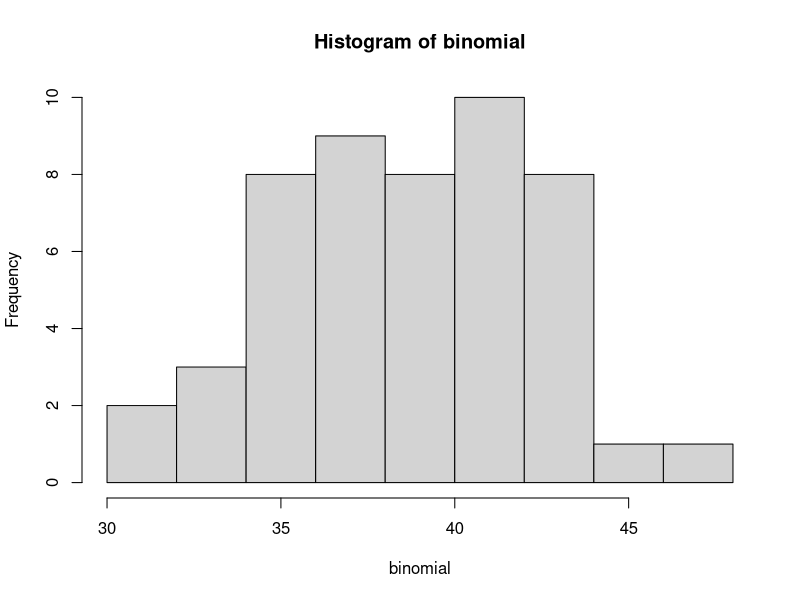
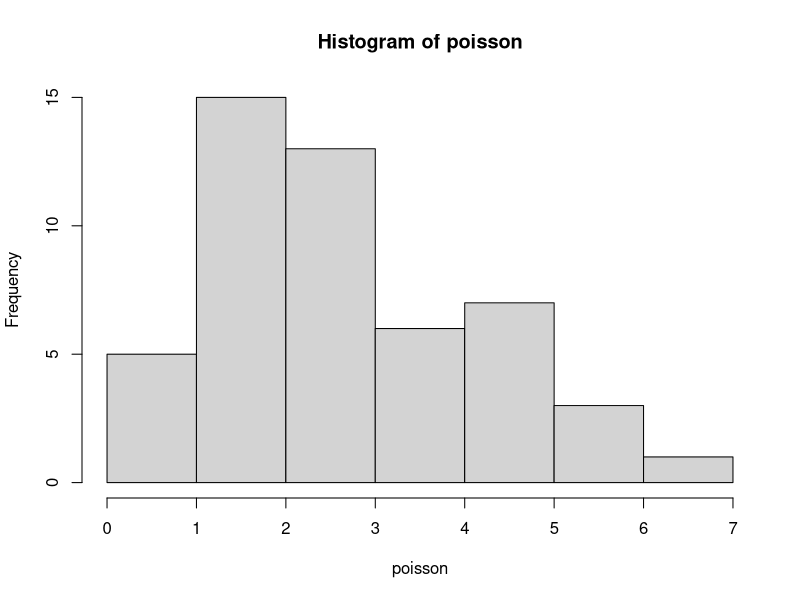
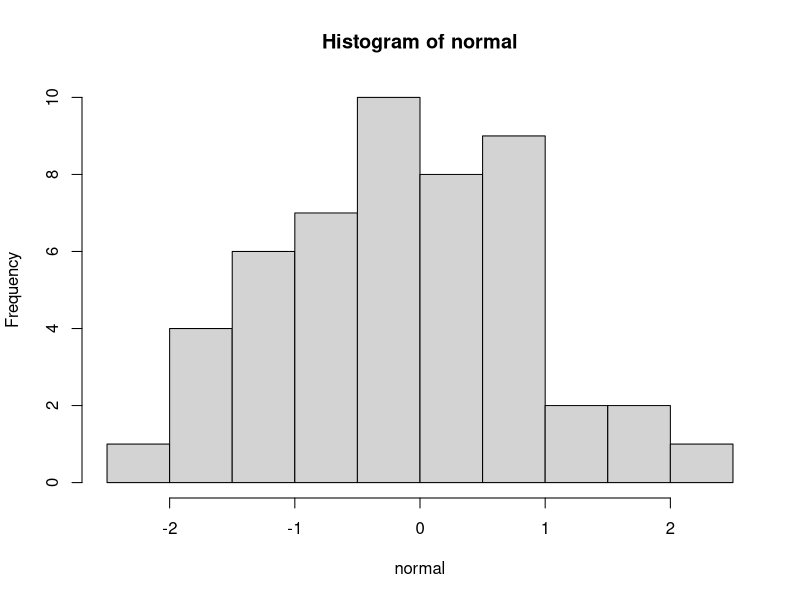

Source code (R) for these figures, in order:
rm(list = ls())
cat("\014")


set.seed(123)

n <- 50

binomial <- rbinom(n, size = 75, prob = 0.5)

poisson <- rpois(n, lambda = 3)

normal <- rnorm(n, mean = 0, sd = 1)

hist(binomial)
hist(poisson)
hist(normal)





